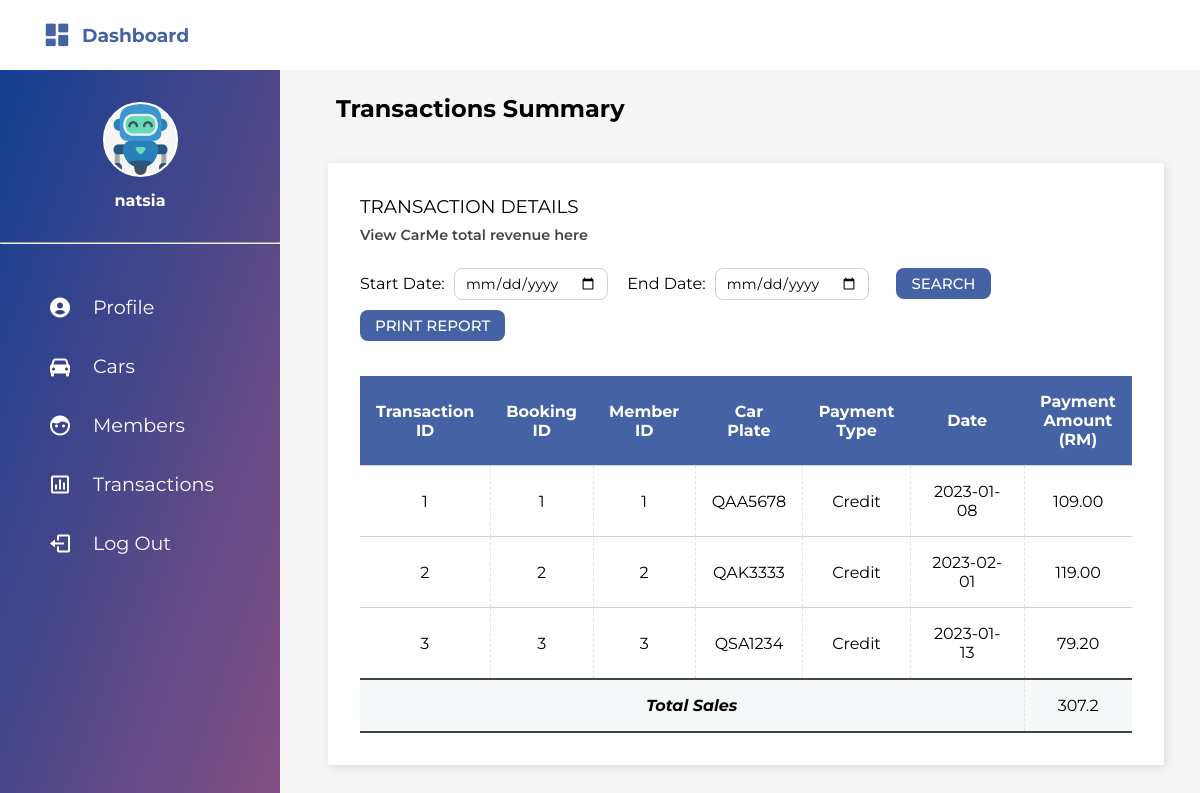
Page /admin_dashboard/transactions.php (signed in) on the committed database.
### tables this page shows
CREATE TABLE `transaction` (
  `trans_ID` int(11) NOT NULL,
  `booking_ID` int(11) NOT NULL,
  `pay_type` set('Credit') NOT NULL,
  `pay_amount` decimal(15,2) NOT NULL,
  `pay_date` date NOT NULL
);

CREATE TABLE `booking` (
  `book_ID` int(11) NOT NULL,
  `mem_ID` int(11) NOT NULL,
  `car` varchar(25) NOT NULL,
  `pick_up_date` date NOT NULL,
  `drop_off_date` date NOT NULL,
  `location` varchar(10) DEFAULT NULL
);

### admin_dashboard/transactions.php (the view, shortened to what this page needs)
<?php
include "../config_php/configuration.php";
if(isset($_SESSION["adminID"]) && isset($_SESSION["admin_username"]))
{
?>
<?php
    function allthedata($sql)
    {
        global $connection;
        $output = "";
        $totalSales = 0;
        $result = mysqli_query($connection, $sql);
        while ($row = mysqli_fetch_array($result, MYSQLI_ASSOC))
        {
            $output .='
            <tr>
                <td>'.$row["trans_ID"].'</td>
                <td>'.$row["booking_ID"].'</td>
                <td>'.$row["mem_ID"].'</td>
                <td>'.$row["car"].'</td>
                <td>'.$row["pay_type"].'</td>
                <td>'.$row["pay_date"].'</td>
                <td>'.$row["pay_amount"].'</td>
            </tr>
            ';
            $totalSales += $row["pay_amount"];
        }
        $output .='
            <tr>
                <td colspan="6"><b><i>Total Sales</i></b></td>
                <td>'.$totalSales.'</td>
            </tr>
        ';
            return $output;
    }
    if(isset($_POST['update_table']))
    {
        $input_error = false;
        $msg = "";
        $dt1=$_POST['datefrom'];
        $dt2=$_POST['dateTo'];
        if(strlen($dt1) >5)
        {
            $date = new DateTime($dt1);
            $dt1=$date->format('Y-m-d');
        }
        if(strlen($dt2) >5)
        {
            $date = new DateTime($dt2);
            $dt2=$date->format('Y-m-d');
        }
        $newDatefrom = date("Y-m-d", strtotime($dt1));
        $dateFrom = $newDatefrom;
        $newDateTo = date("Y-m-d", strtotime($dt2));
        $dateTo = $newDateTo;
        $sql = "SELECT t.trans_ID ,t.booking_ID ,t.pay_type ,t.pay_amount, t.pay_date, b.mem_ID, b.car FROM transaction AS t INNER JOIN booking as b ON t.booking_ID = b.book_ID WHERE t.pay_date BETWEEN '$dateFrom' AND '$dateTo' ";
        $result_print = allthedata($sql);
    }
    else
    {
        $sql = "SELECT t.trans_ID ,t.booking_ID ,t.pay_type ,t.pay_amount, t.pay_date, b.mem_ID, b.car FROM transaction AS t INNER JOIN booking as b ON t.booking_ID = b.book_ID ";
        $result_print = allthedata($sql);
    }
?>
<!DOCTYPE html>
<html>
    <head>
        <link rel="stylesheet" href="../css/admin_dashboard.css">
        <link rel="stylesheet" href="https://cdn.jsdelivr.net/npm/boxicons@latest/css/boxicons.min.css">
    </head>
    <body>
        <header id="header-bar">
            <h3>
                <label for="">
                    <a class="bx bxs-dashboard" id="admin_dashboard" onclick="openSideBar()"></a>
                </label>
                Dashboard
            </h3>
        </header>
        <div class="sidebar" id="sidebar">
            <div class="avatar-wrapper">
                <img src="../images/flaticon_robot.png" alt="admin avatar">
                <h4>
                    <?php
                        echo $_SESSION["admin_username"];
                    ?>
                </h4>
            </div>
            <hr>
            <div class="sidebar-menu">
                <ul>
                    <li>
                        <a href="profile.php"><span class="bx bxs-user-circle" id="profile-icon"></span>
                        <span>Profile</span></a>
                    </li>
                    <li>
                        <a href="cars.php"><span class="bx bxs-car" id="cars-icon"></span>
                        <span>Cars</span></a>
                    </li>
                    <li>
                        <a href="members.php"><span class="bx bxs-face" id="members-icon"></span>
                        <span>Members</span></a>
                    </li>
                    <li>
                        <a href="transactions.php"><span class='bx bx-bar-chart-square' id="transactions-icon"></span>
                        <span>Transactions</span></a>
                    </li>
                    <li>
                        <a href="admin_logout.php"><span class='bx bx-log-out' id="logout-icon"></span>
                        <span>Log Out</span></a>
                    </li>
                </ul>
            </div>
        </div>
        <div class="main-content">
            <div class="transaction" id="page-header">
                <div class="page-header-trans">
                    <h2>Transactions Summary</h2>
                </div>
            </div>
            <div class="grid-trans">
                <div class="transaction-info">
                    <div class="grid-content">
                        <div class="grid-head" id="content-head">
                            <span>Transaction Details</span>
                            <br>
                            <p>View CarMe total revenue here</p>
                            <div class="search-container">
                                <form method="post" action="<?php echo htmlspecialchars($_SERVER["PHP_SELF"]);?>">
                                    <label><span>Start Date:</span></label>
                                    <input type="date" name="datefrom" placeholder="Start Date">
                                    <label><span>End Date:</span></label>
                                    <input type="date" name="dateTo" placeholder="Start Date">
                                    <label for="update_table">&nbsp;</label>
                                    <input type="submit" name="update_table" value="Search" class="search-btn">
                                    <label for="generate_transaction_report">&nbsp;</label>
                                    <button class="report-btn" onclick="printTransaction()">Print Report</button>
                                </form>
                            </div>
                        </div>
                        <br>
                        <div class="grid-body-transaction" id="to-print">
                            <table>
                                <thead>
                                    <tr>
                                        <th>Transaction ID</th>
                                        <th>Booking ID</th>
                                        <th>Member ID</th>
                                        <th>Car Plate</th>
                                        <th>Payment Type</th>
                                        <th style="width: 130px;">Date</th>
                                        <th>Payment Amount (RM)</th>
                                    </tr>
                                </thead>
                                <tbody>
                                    <?php echo $result_print; ?>
                                </tbody>
                            </table>
                        </div>
                    </div>
                </div>
            </div>
        </div>
    </body>
</html>
<?php
}
else
{
    header("Location: ../index.php");
    exit();
}
?>

### css/admin_dashboard.css (style rules this page uses)
* { font-family:"Montserrat", Verdana , sans-serif; margin: 0; padding: 0; box-sizing: border-box; scroll-padding-top: 2rem; scroll-behavior: smooth; list-style: none; text-decoration: none; }
:root { --orange-tone: rgb(255, 165, 0); --blue-tone: rgb(69, 99, 164); --beige-tone: rgb(255, 244, 207); --red--tone: rgb(171, 2, 2); --text-color: #444; --gradient: linear-gradient(to top left, rgb(138, 80, 130),rgb(19, 63, 145)); --gradient2: linear-gradient(to top left, rgb(38, 65, 194),rgb(1, 191, 253)); }
body { background-color: whitesmoke; }
header { height: 60px; display: flex; justify-content: space-between; align-items: center; background: white; padding: 2.2rem 2rem; position: fixed; width: 100%; z-index: 4; }
header h3 { color: var(--blue-tone); display: flex; align-items: center; }
#admin_dashboard { font-size: 30px; color: var(--blue-tone); margin: 10px; rotate: 0deg; }
.sidebar { width: 280px; position: fixed; left: 0; top: 70px; height: 100%; background: var(--gradient); z-index: 3; overflow-x: hidden; }
.avatar-wrapper { margin: 2rem 0rem; text-align: center ; color: white; }
.avatar-wrapper img { width: 75px; margin-bottom: 10px; background-color: whitesmoke; border-radius: 50%; border: 2px solid white; }
.sidebar-menu { margin: 3rem 2rem; }
.sidebar-menu ul { margin-bottom: 2rem; }
.sidebar-menu li { margin-bottom: 2rem; color: white; width: 100%; }
.sidebar-menu a { display: block; padding-left: 10px; color: white; font-size: 1.2rem; padding-left: 1rem; }
.sidebar-menu a span:first-child { font-size: 1.5rem; padding-right: 1rem; transform: translateY(4px); }
.main-content { margin-left: 280px; margin-right: 15px; z-index: 2; top: 70px; position: relative; }
.transaction { padding: 1.5rem; min-height: min-content; }
.page-header-profile, .page-header-car, .page-header-members, .page-header-trans { display: flex; justify-content: space-between; align-items: center; }
.page-header-profile h2, .page-header-car h2, .page-header-members h2, .page-header-trans h2 { margin-left: 2rem; }
.grid-trans { display: block; margin: 1rem 3rem; width: 95%; padding-right: 1.5rem; }
.admin-info, .login-info, .car-info, .mbr-info, .transaction-info { background: white; padding: 2rem; box-shadow: 2px 2px 10px rgba(0, 0, 0, 0.1); border-radius: 2px; width: 100%; }
.grid-head span { text-transform: uppercase; color: black; font-size: 1.15rem; }
.grid-head p { font-size: 0.9rem; font-weight: 600; color: var(--text-color); margin-top: 8px; }
.search-container { margin-top: 1.5rem; margin-bottom: 1rem; }
.search-container span { font-size: 1rem; text-transform: none; margin-right: 5px; }
.search-container input { border-radius: 0.5rem; padding: 5px 10px; border: 1px solid lightgrey; margin-right: 15px; font-size: 14px; margin-bottom: 10px; }
.search-container .search-btn, .report-btn { background-color: var(--blue-tone); color: white; font-weight: 500; text-transform: uppercase; font-size: 15px; border: none; padding: 6px 15px; }
.report-btn { border-radius: 0.5rem; }
.grid-body-profile, .grid-body-cars, .grid-body-mbr, .grid-body-transaction { overflow-x: auto; }
.grid-body-profile table, .grid-body-cars table, .grid-body-mbr table, .grid-body-transaction table { width: 100%; vertical-align: middle; border-collapse: collapse; }
.grid-body-cars th, .grid-body-cars td, .grid-body-mbr th, .grid-body-mbr td, .grid-body-transaction th, .grid-body-transaction td { text-align: center; padding: 1rem 1rem; }
.grid-body-cars th, .grid-body-mbr th, .grid-body-transaction th { background-color: var(--blue-tone); color: white; border-bottom: 1px solid lightgrey; }
.grid-body-cars tr, .grid-body-mbr tr, .grid-body-transaction tr { border-bottom: 1px solid lightgrey; }
.grid-body-cars td, .grid-body-mbr td, .grid-body-transaction td { border-left: 1px dashed rgb(229, 227, 227); }
.grid-body-cars table tr:first-child td, .grid-body-mbr table tr:first-child td, .grid-body-transaction table tr:first-child td { border-top: 0; }
.grid-body-cars table tr td:first-child, .grid-body-mbr table tr td:first-child, .grid-body-transaction table tr td:first-child { border-left: 0; }
.grid-body-cars table tr td:last-child, .grid-body-mbr table tr td:last-child, .grid-body-transaction table tr td:last-child { border-right: 0; }
.grid-body-transaction table tbody tr:last-child { background-color: #F5F8F9; border-top: 2px solid var(--text-color); border-bottom: 2px solid var(--text-color); }

### rows in the picture
transaction: trans_ID "1", booking_ID "1", booking_ID.mem_ID "1", booking_ID.car "QAA5678", pay_type "Credit", pay_date "2023-01-08", pay_amount "109.00"
transaction: trans_ID "2", booking_ID "2", booking_ID.mem_ID "2", booking_ID.car "QAK3333", pay_type "Credit", pay_date "2023-02-01", pay_amount "119.00"
transaction: trans_ID "3", booking_ID "3", booking_ID.mem_ID "3", booking_ID.car "QSA1234", pay_type "Credit", pay_date "2023-01-13", pay_amount "79.20"

### other values in the picture
$_SESSION["admin_username"] "natsia"
$totalSales "307.2"
